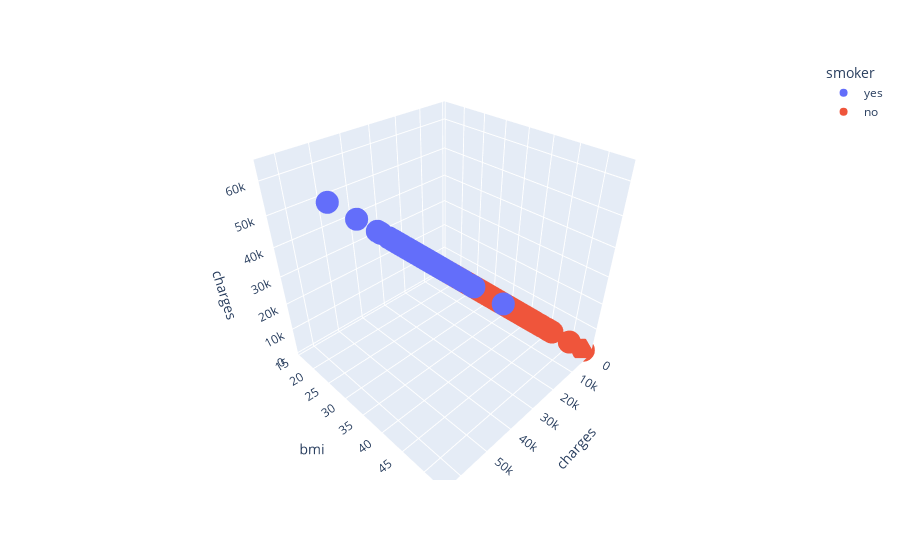

Source (notebook cell):
### Markdown cell above
## Plot 3D

### Code cell
fig = py.scatter_3d(df,x='charges',y='bmi',z='charges',color ='smoker')

fig.show()

### Figure 1 — Plotly figure (JSON) as saved in the notebook; plotly's stock layout.template omitted (floating-point values rounded to 4 significant figures; data arrays with more than 128 entries replaced by an {"elided": "..."} marker saying what was removed)
{"data": [{"hovertemplate": "smoker=yes<br>charges=%{z}<br>bmi=%{y}<extra></extra>", "legendgroup": "yes", "marker": {"color": "#636efa", "symbol": "circle"}, "mode": "markers", "name": "yes", "scene": "scene", "showlegend": true, "type": "scatter3d", "x": {"elided": "274 float values"}, "y": {"elided": "274 float values"}, "z": {"elided": "274 float values"}}, {"hovertemplate": "smoker=no<br>charges=%{z}<br>bmi=%{y}<extra></extra>", "legendgroup": "no", "marker": {"color": "#EF553B", "symbol": "circle"}, "mode": "markers", "name": "no", "scene": "scene", "showlegend": true, "type": "scatter3d", "x": {"elided": "1064 float values"}, "y": {"elided": "1064 float values"}, "z": {"elided": "1064 float values"}}], "layout": {"legend": {"title": {"text": "smoker"}, "tracegroupgap": 0}, "margin": {"t": 60}, "scene": {"domain": {"x": [0, 1], "y": [0, 1]}, "xaxis": {"title": {"text": "charges"}}, "yaxis": {"title": {"text": "bmi"}}, "zaxis": {"title": {"text": "charges"}}}}}
